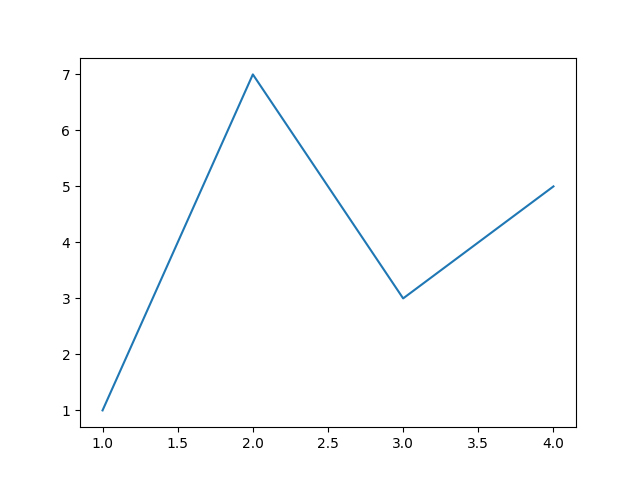

Here is the Python script that generated this plot:
import matplotlib.pyplot as plt

print("Hello")
plt.figure(2)
plt.plot([1,2,3,4], [1,7,3,5]) #draw on current figure
# plt.savefig('zurag131')      	# 2-р зургийг файлд хадгална
# plt.savefig(r'C:\python\guttag\figures\Intro-to-Computation-and-Programming\code\chapter 13\figure13_1.pdf', format="pdf")    
# plt.savefig(r'C:\python\guttag\figures\Intro-to-Computation-and-Programming\code\chapter 13\figure13_1.png', format="png")
plt.show()